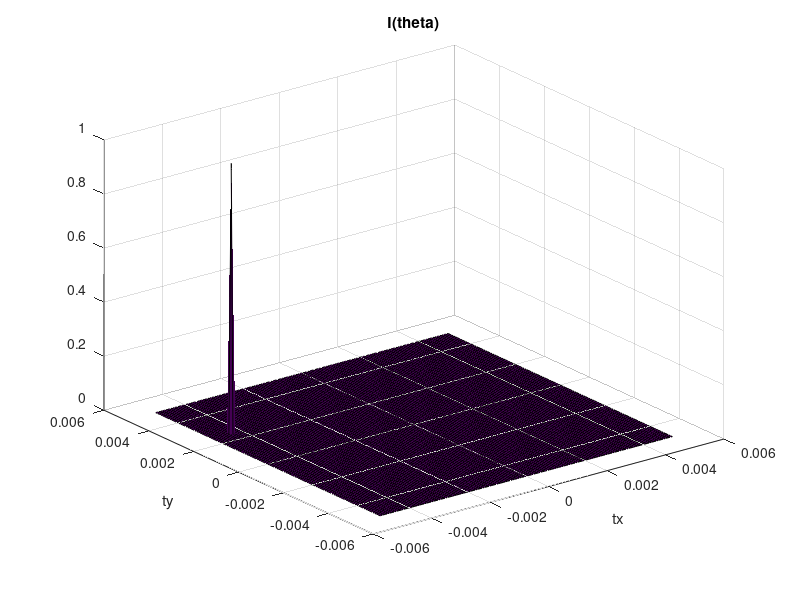
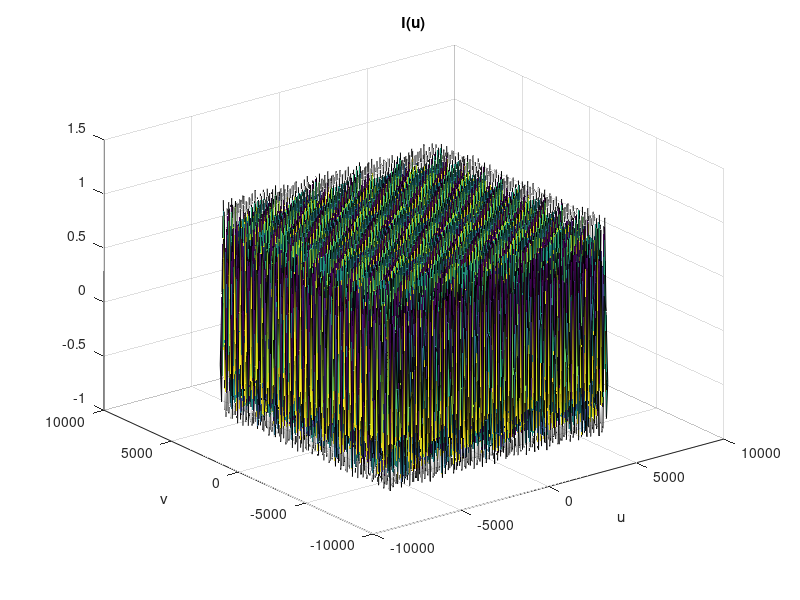
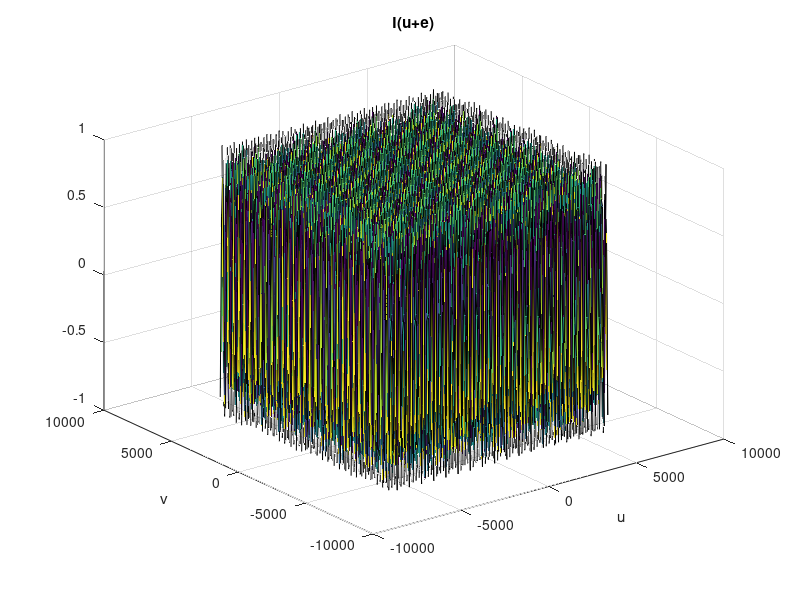
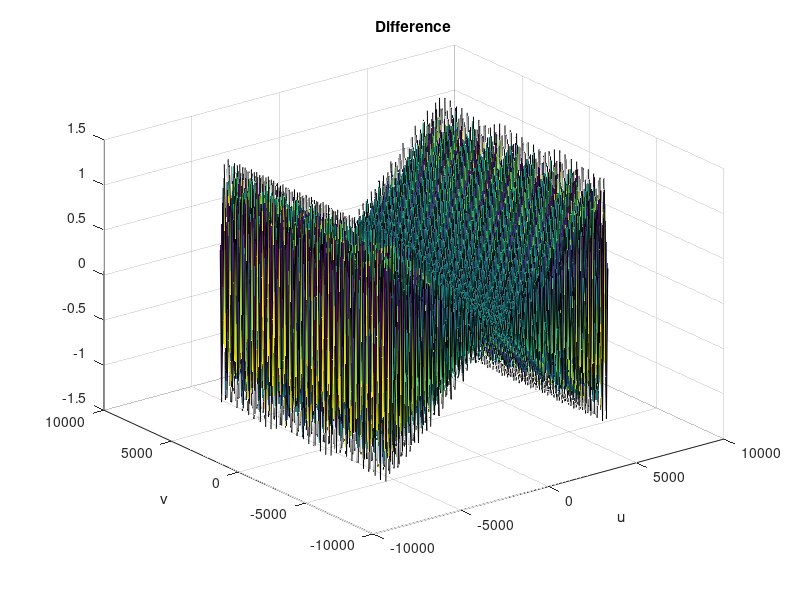

Reproduce these figures in MATLAB, in order.
%Adjust Parameters 
tmin = -0.005;
tmax = 0.005;
N=127;
dt = (tmax-tmin)/N;
Ns = 1;
%Assign Intensity
fs = (N-1)/(tmax-tmin);
t=linspace(tmin,tmax,N);
[tx, ty] = meshgrid(t);
It=zeros(size(tx));
for p = 1:Ns
It(randi(N),randi(N))= 1;
end
%FFT Things (Circshift rearranges the space so things transform
%appropriately)
Iu=circshift(circshift(fft2(circshift(circshift(It,(N+1)/2)',(N+1)/2)'),(N-1)/2)',(N-1)/2)';
[u,v] = meshgrid(fs/N*[-(N-1)/2:(N-1)/2]);
% Adjust Small  Parameters
ex = 0.5*dt;
ey = 0;
% Generate analytic solution
S = find(It);
tx0 = zeros(1,Ns);
ty0 = tx0;
Iue=zeros(size(It));
for p=1:Ns
tx0(1,p) = tx(S(p,1));
ty0(1,p) = ty(S(p,1));
Iue = Iue + exp(2*pi*1i*(u*(tx0(1,p)+ex)+v*(ty0(1,p)+ey)));
end
%Plot Things
figure(1)
surf(tx,ty,It)
title('I(theta)')
xlabel('tx')
ylabel('ty')
figure(2)
surf(u,v,real(Iu))
title('I(u)')
xlabel('u')
ylabel('v')
figure(3)
surf(u,v,real(Iue))
title('I(u+e)')
xlabel('u')
ylabel('v')
figure(4)
surf(u,v,real(Iu-Iue))
title('Difference')
xlabel('u')
ylabel('v')